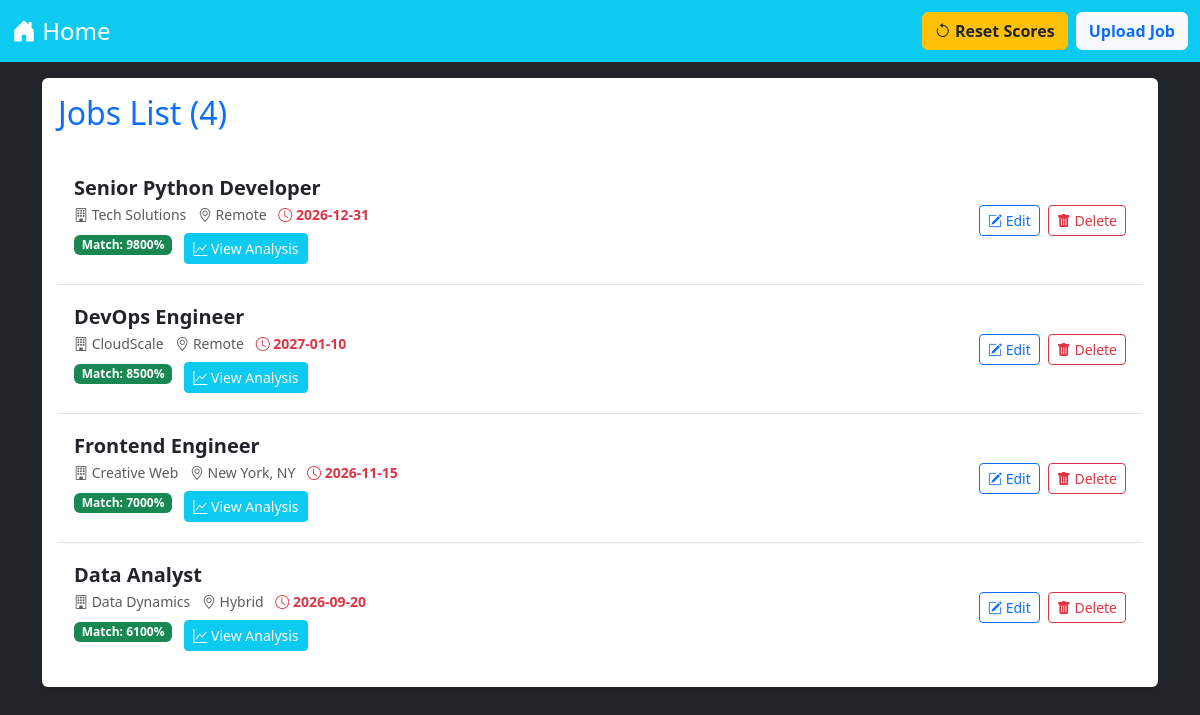
Page /jobs on the committed database.
### tables this page shows
CREATE TABLE jobs(
            id INTEGER PRIMARY KEY,
            name TEXT,
            company TEXT,
            location TEXT,
            tags TEXT,
            responsibilities TEXT,
            skills TEXT,
            preskills TEXT,
            benefits TEXT,
            link TEXT,
            enddate TEXT,
            point REAL DEFAULT -1,
            missingskill TEXT,
            rcmskills TEXT
        );

### UPS/views.py (the view)
@app.route('/jobs')
def jobs_route():
    delete_expired_jobs()
    jobs = get_sorted_jobs()
    return render_template('jobs.html', jobs=jobs)

### UPS/job.py (called while the page is built)
def get_jobs():
    connect = sqlite3.connect(db_path)
    cursor = connect.cursor()
    cursor.execute('SELECT * FROM jobs')
    jobs = cursor.fetchall()
    connect.close()
    return jobs

def delete_expired_jobs():
    connect = sqlite3.connect(db_path)
    cursor = connect.cursor()
    today = datetime.now().strftime('%Y-%m-%d')
    cursor.execute('DELETE FROM jobs WHERE enddate < ?', (today,))
    connect.commit()
    connect.close()

### UPS/views.py (called while the page is built)
def get_sorted_jobs():
    jobs_raw = get_jobs()
    jobs_sorted = sorted(jobs_raw, key=lambda job: (-job[11] if job[11] is not None else 1, job[10]))
    return jobs_sorted

### UPS/templates/jobs.html (shortened to what this page needs)
<!DOCTYPE html>
<html lang="en">
<head>
    <link href="https://cdn.jsdelivr.net/npm/bootstrap@5.3.2/dist/css/bootstrap.min.css" rel="stylesheet">
    <link rel="stylesheet" href="https://cdn.jsdelivr.net/npm/bootstrap-icons@1.10.5/font/bootstrap-icons.css">
    <link rel="stylesheet" href="{{ url_for('static', filename='css/style.css') }}">
</head>
<body>
    <nav class="navbar navbar-expand-md navbar-dark bg-info fs-5 mb-3">
        <div class="container-fluid">
            <a href="{{ url_for('index') }}" class="navbar-brand fs-4"><i class="bi bi-house-door-fill"></i> Home</a>
            <div class="d-flex gap-2">
                <a href="{{ url_for('reset_all_scores_route') }}" class="btn btn-warning text-dark fw-bold" onclick="return confirm('Are you sure you want to delete the rating for ALL jobs?');">
                    <i class="bi bi-arrow-counterclockwise"></i> Reset Scores
                </a>
                <a href="{{ url_for('form_job_route') }}" class="btn btn-light text-primary fw-bold">Upload Job</a>
            </div>
        </div>
    </nav>
    <div class="container">
        <div class="card shadow-sm border-0">
            <div class="card-body">
                <h2 class="mb-4 text-primary">Jobs List ({{ jobs|length }})</h2>
                <ul class="list-group list-group-flush">
                    {% for job in jobs %}
                        <li class="list-group-item d-flex flex-wrap justify-content-between align-items-center py-3">
                            <div class="me-auto my-1">
                                <h5 class="mb-1 fw-bold text-dark">{{ job[1] }}</h5>
                                <div class="text-muted small">
                                    <span class="me-2"><i class="bi bi-building"></i> {{ job[2] }}</span>
                                    <span class="me-2"><i class="bi bi-geo-alt"></i> {{ job[3] }}</span>
                                    <span class="text-danger fw-bold"><i class="bi bi-clock"></i> {{ job[10] }}</span>
                                </div>
                               {% if job[11] is not none and job[11] >= 0 %}
                                    {% set score_val = job[11] | float %}
                                    <span class="badge {% if score_val > 0.7 %}bg-success{% elif score_val > 0.4 %}bg-warning text-dark{% else %}bg-danger{% endif %} mt-2">
                                        Match: {{ (score_val * 100) | int }}%
                                    </span>
                                    <a href="{{ url_for('job_analysis_route', id=job[0]) }}" class="btn btn-sm btn-info text-white ms-2 mt-2">
                                        <i class="bi bi-graph-up"></i> View Analysis
                                    </a>
                                {% endif %}
                            </div>
                            <div class="my-1 d-flex gap-2">
                                <a href="{{ url_for('update_job_route', id=job[0]) }}" class="btn btn-outline-primary btn-sm">
                                    <i class="bi bi-pencil-square"></i> Edit
                                </a>
                                <a href="{{ url_for('delete_job_route', id=job[0]) }}" class="btn btn-outline-danger btn-sm" onclick="return confirm('Are you sure you want to delete this job?');">
                                    <i class="bi bi-trash-fill"></i> Delete
                                </a>
                            </div>
                        </li>
                    {% else %}
                        <li class="list-group-item text-center py-5">
                            <p class="text-muted mb-3">No jobs found yet.</p>
                            <a href="{{ url_for('form_job_route') }}" class="btn btn-primary">Add your first Job</a>
                        </li>
                    {% endfor %}
                </ul>
            </div>
        </div>
    </div>
</body>
</html>

### UPS/static/css/style.css (style rules this page uses)
body { background-color: #212529; color: #f8f9fa; font-family: 'Segoe UI', Tahoma, Geneva, Verdana, sans-serif; }

### rows in the picture
jobs: name "Senior Python Developer", company "Tech Solutions", location "Remote", enddate "2026-12-31", (score_val*100)|int "9800"
jobs: name "DevOps Engineer", company "CloudScale", location "Remote", enddate "2027-01-10", (score_val*100)|int "8500"
jobs: name "Frontend Engineer", company "Creative Web", location "New York, NY", enddate "2026-11-15", (score_val*100)|int "7000"
jobs: name "Data Analyst", company "Data Dynamics", location "Hybrid", enddate "2026-09-20", (score_val*100)|int "6100"

### other values in the picture
{{ jobs|length }} "4"
